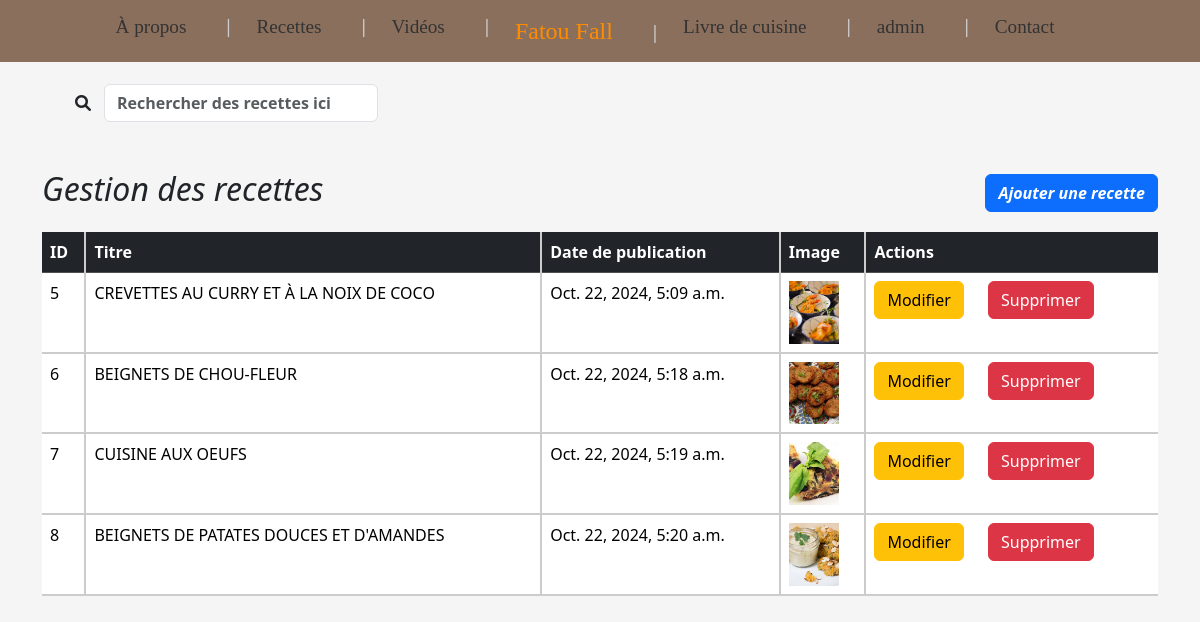
/useradmin/, run on the app's committed database.
### articles/models.py (models this page shows, shortened)
class Article(models.Model):
    titre = models.CharField(max_length=150)
    resume = models.CharField(max_length=2000)
    contenu = models.TextField(blank=True)
    auteur = models.ForeignKey(User, on_delete=models.SET_NULL, null=True, blank=True)  # Changez ici
    date_pub = models.DateTimeField(auto_now_add=True)
    image = models.ImageField(upload_to='media/images/', blank=True, null=True) # Nouveau champ image

### articles/views.py (the view)
# urls.py: path("useradmin/", useradmin, name="useradmin"),
def useradmin(request):
    articles = Article.objects.all()  # Récupérer tous les articles
    form = ArticleForm()  # Initialiser le formulaire en dehors du bloc POST
    if request.method == 'POST':
        form = ArticleForm(request.POST, request.FILES)  # Inclure les fichiers si nécessaire
        if form.is_valid():
            form.save()  # Enregistrer l'article dans la base de données
            return redirect('useradmin')  # Redirige vers la page useradmin après l'ajout
    return render(request, "useradmin.html", {"articles": articles, "form": form})  # Passe le formulaire au template

### articles/forms.py
class ArticleForm(forms.ModelForm):
    class Meta:
        model = Article # le model auquel il est lié
        fields = ['titre', 'resume', 'contenu', 'image'] #les champs à inclure dans le formulaire
        widgets = {
            'titre': forms.TextInput(attrs={'class':'form-control'}),
            'resume': forms.Textarea(attrs={'class':'form-control', 'style': 'height: 100px; resize: none;'}),
            'contenu': forms.Textarea(attrs={'class':'form-control', 'style': 'height: 100px; resize: none;'}),
        }

### templates/useradmin.html (shortened to what this page needs)
<!DOCTYPE html>
<html lang="en">
<head>
    <link rel="stylesheet" href="https://cdnjs.cloudflare.com/ajax/libs/font-awesome/6.0.0-beta3/css/all.min.css">
    <link href="https://cdn.jsdelivr.net/npm/bootstrap@5.3.3/dist/css/bootstrap.min.css" rel="stylesheet">
    {% load static %}
    <link href="{% static 'css/styles.css' %}" rel="stylesheet">
</head>
<body style="background-color: whitesmoke; padding-top: 60px;">
    <div class="container my-4">
        <form class="d-flex justify-content-left " role="search">
            <button class="btn" type="submit">
              <i class="fas fa-search"></i>
            </button>
            <input
              class="form-control me-2"
              type="search"
              placeholder="Rechercher des recettes ici"
              aria-label="Search"
              style="max-width: 25%;"
            />
          </form>
    </div>
    <nav class="navbar navbar-expand-lg fixed-top" style="background-color: #8b6f5d;">
        <div class="container-fluid">
            <div class="collapse navbar-collapse justify-content-center" id="navbarNav">
                <ul class="navbar-nav">
                    <li class="nav-item">
                        <a class="nav-link" href="/Apropos">À propos</a>
                    </li>
                    <li class="nav-item">
                        <a class="nav-link" href="/recettes">Recettes</a>
                    </li>
                    <li class="nav-item">
                        <a class="nav-link" href="/videos">Vidéos</a>
                    </li>
                    <li class="nav-item">
                        <a class="nav-link center-link" href="/">Fatou Fall</a>
                    </li>
                    <li class="nav-item">
                        <a class="nav-link" href="/livreDeCuisine">Livre de cuisine</a>
                    </li>
                    <li class="nav-item">
                        <a class="nav-link" href="/useradmin">admin</a>
                    </li>
                    <li class="nav-item">
                        <a class="nav-link" href="/contact">Contact</a>
                    </li>
                </ul>
            </div>
        </div>
    </nav>
    <div class="container my-5">
        <div class="d-flex justify-content-between align-items-center mb-3" style="font-style: italic; font-weight: bold; background-color: whitesmoke;">
            <h2>Gestion des recettes</h2>
            <button type="button" class="btn btn-primary" style="font-weight: bold; font-style: italic;" data-bs-toggle="modal" data-bs-target="#ajouterArticleModal">
                Ajouter une recette
            </button>
        </div>
        <table class="table">
            <thead class="table-dark">
                <tr>
                    <th scope="col">ID</th>
                    <th scope="col">Titre</th>
                    <th scope="col">Date de publication</th>
                    <th scope="col">Image</th>
                    <th scope="col">Actions</th>
                </tr>
            </thead>
            <tbody>
                {% for article in articles %}
                    <tr>
                        <td>{{ article.id }}</td>
                        <td>{{ article.titre }}</td>
                        <td>{{ article.date_pub }}</td>
                        <td>
                            {% if article.image %}
                                <img src="{{ article.image.url }}" alt="{{ article.titre }}" style="width: 50px; height: auto;" />
                            {% else %}
                                <span>Aucune image</span>
                            {% endif %}
                        </td>
                        <td>
                            <a href="{% url 'modifier_article' article.id %}" class="btn btn-warning">Modifier</a>
                            <form action="{% url 'delete_article' article.id %}" method="POST" style="display:inline;">
                                <button type="submit" class="btn btn-danger">Supprimer</button>
                            </form>
                        </td>
                    </tr>
                {% endfor %}
            </tbody>
        </table>
    </div>
</body>
</html>

### static/css/styles.css (style rules this page uses)
.navbar { background-color: whitesmoke; margin-bottom: 0; }
.navbar-nav .nav-item { margin-left: auto ; margin-right: 15px; }
.navbar-nav .nav-link { display: inline-flex; align-items: center; justify-content: center; background-color: transparent; border-radius: 50%; color: black; font-size: 1rem; padding: 5px; margin-right: 10px; transition: background-color 0.3s ease; }
.navbar-nav .nav-item:not(:last-child)::after { content: "|"; margin-left: 10px; color: #ccc; font-size: 18px; }
.navbar-nav .nav-item .nav-link { margin-right: 15px; }
form { margin-left: 20px; }
.form-control { font-weight: bold; }
.table tbody tr { border-bottom: 2px solid #ccc; }
.table th, .table td { border-right: 2px solid #ccc; }
.table th:last-child, .table td:last-child { border-right: none; }
body { background-color: #8B6F5D; }
.navbar-nav .nav-link { font-family: 'Pacifico', cursive; font-size: 1.2rem; color: #333; }
.navbar-nav .center-link { font-size: 1.5rem; color: #ff8c00; }
body { background-color: #8b6f5d; }
.navbar-nav .nav-link { font-family: "Pacifico", cursive; font-size: 1.2rem; color: #333; }

### data on the page
Article: id "5", titre "CREVETTES AU CURRY ET À LA NOIX DE COCO", date_pub "Oct. 22, 2024, 5:09 a.m.", image (picture)
Article: id "6", titre "BEIGNETS DE CHOU-FLEUR", date_pub "Oct. 22, 2024, 5:18 a.m.", image (picture)
Article: id "7", titre "CUISINE AUX OEUFS", date_pub "Oct. 22, 2024, 5:19 a.m.", image (picture)
Article: id "8", titre "BEIGNETS DE PATATES DOUCES ET D'AMANDES", date_pub "Oct. 22, 2024, 5:20 a.m.", image (picture)
